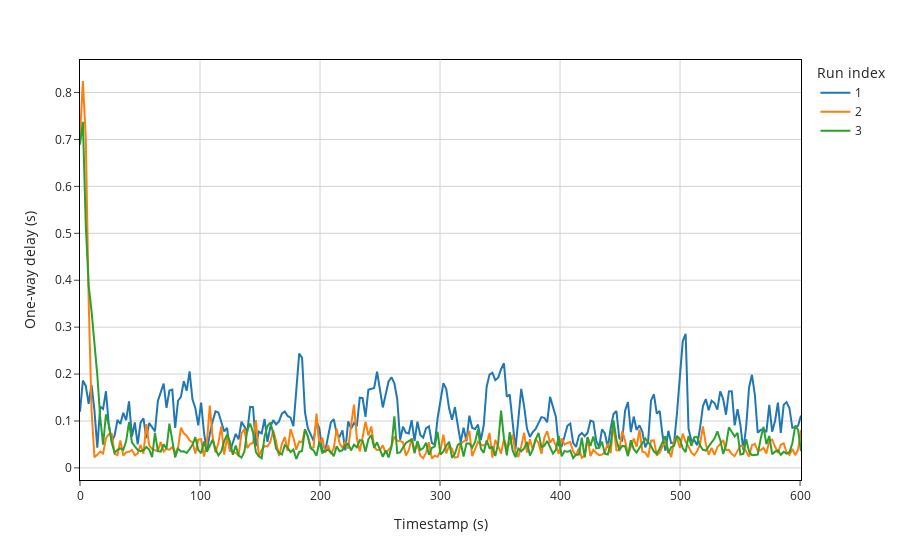

Notebook cell for this chart:
### Code cell
fig = px.line(x=new_agg_df.index, y=new_agg_df['packet_owd_mean'], color=new_agg_df['_measurement'], template='simple_white')

fig.update_xaxes(
    title="Timestamp (s)",
    showline=True,
    linecolor="black",
    linewidth=1,
    mirror=True,
    gridcolor="LightGray",
    showgrid=True
)
fig.update_yaxes(
    title="One-way delay (s)",
    showline=True,
    linecolor="black",
    linewidth=1,
    mirror=True,
    gridcolor="LightGray",
    showgrid=True
)

fig.update_layout(
    legend_title_text="Run index"
)

newLegendNames = {
    'cbr_low_bw_med_dur_low_pl_1_analysis': '1',
    'cbr_low_bw_med_dur_low_pl_2_analysis': '2',
    'cbr_low_bw_med_dur_low_pl_3_analysis': '3'
}

fig.for_each_trace(lambda t: t.update(name=newLegendNames[t.name]))

fig.show()

### Figure 1 — Plotly figure (JSON) as saved in the notebook; plotly's stock layout.template omitted (floating-point values rounded to 4 significant figures; data arrays with more than 128 entries replaced by an {"elided": "..."} marker saying what was removed)
{"data": [{"hovertemplate": "color=cbr_low_bw_med_dur_low_pl_1_analysis<br>x=%{x}<br>y=%{y}<extra></extra>", "legendgroup": "cbr_low_bw_med_dur_low_pl_1_analysis", "line": {"color": "#1F77B4", "dash": "solid"}, "marker": {"symbol": "circle"}, "mode": "lines", "name": "1", "orientation": "v", "showlegend": true, "type": "scatter", "x": {"elided": "251 float values"}, "xaxis": "x", "y": {"elided": "251 float values"}, "yaxis": "y"}, {"hovertemplate": "color=cbr_low_bw_med_dur_low_pl_2_analysis<br>x=%{x}<br>y=%{y}<extra></extra>", "legendgroup": "cbr_low_bw_med_dur_low_pl_2_analysis", "line": {"color": "#FF7F0E", "dash": "solid"}, "marker": {"symbol": "circle"}, "mode": "lines", "name": "2", "orientation": "v", "showlegend": true, "type": "scatter", "x": {"elided": "251 float values"}, "xaxis": "x", "y": {"elided": "251 float values"}, "yaxis": "y"}, {"hovertemplate": "color=cbr_low_bw_med_dur_low_pl_3_analysis<br>x=%{x}<br>y=%{y}<extra></extra>", "legendgroup": "cbr_low_bw_med_dur_low_pl_3_analysis", "line": {"color": "#2CA02C", "dash": "solid"}, "marker": {"symbol": "circle"}, "mode": "lines", "name": "3", "orientation": "v", "showlegend": true, "type": "scatter", "x": {"elided": "251 float values"}, "xaxis": "x", "y": {"elided": "251 float values"}, "yaxis": "y"}], "layout": {"legend": {"title": {"text": "Run index"}, "tracegroupgap": 0}, "margin": {"t": 60}, "xaxis": {"anchor": "y", "domain": [0, 1], "gridcolor": "LightGray", "linecolor": "black", "linewidth": 1, "mirror": true, "showgrid": true, "showline": true, "title": {"text": "Timestamp (s)"}}, "yaxis": {"anchor": "x", "domain": [0, 1], "gridcolor": "LightGray", "linecolor": "black", "linewidth": 1, "mirror": true, "showgrid": true, "showline": true, "title": {"text": "One-way delay (s)"}}}}
